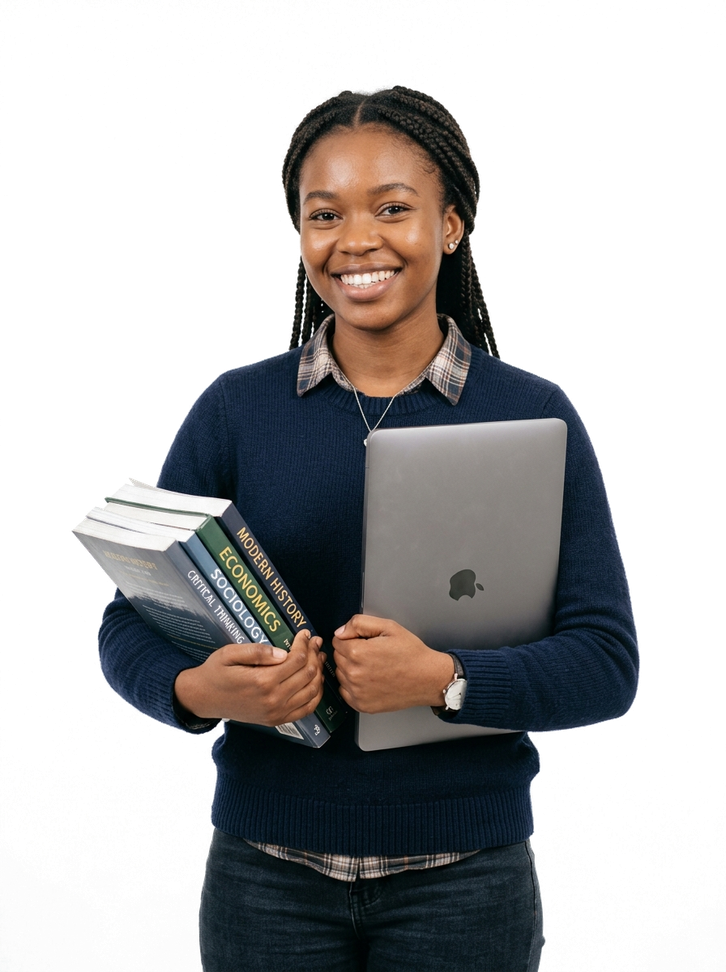
#> input picture automation/assets/students/student_01.png, 726 x 972 px, shrunk from 896 x 1200 before the run
$ python process_cutout.py students/student_01.png students/student_02.png
#> lines starting #> are read from the running program, lines starting #| are printed output that depends on the picture
import sys
from PIL import Image, ImageFilter
import numpy as np

def extract_cutout(input_path, output_path):
#> called with input_path = 'students/student_01.png', output_path = 'students/student_02.png'
    img = Image.open(input_path).convert('RGB')
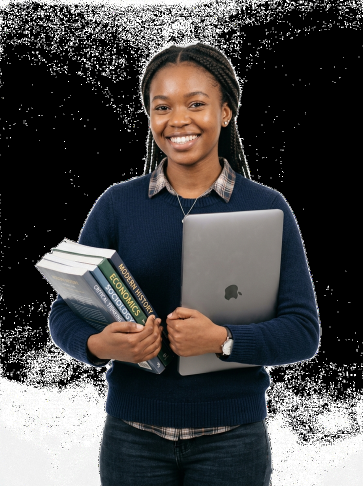
#> img: PIL image 726x972 RGB (shown at 1/2 size); mean R, G, B 71.8, 70.7, 70.7
    arr = np.array(img, dtype=np.float32)

    # Distance from white (255, 255, 255)
    diff = np.sqrt(np.sum((255.0 - arr) ** 2, axis=-1))
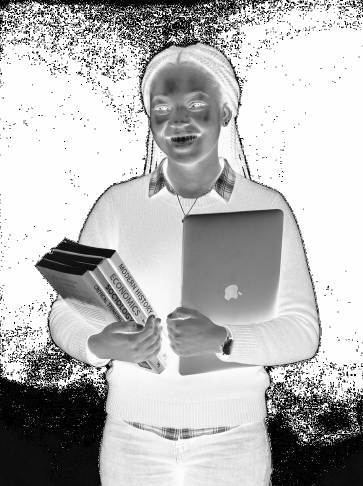
#> diff: shape (972, 726) float32 (shown at 1/2 size); min 0, max 441.7, mean 319.3; drawn with min black and max white

    # Smooth alpha feathering
    alpha = np.clip((diff - 16.0) / 22.0 * 255.0, 0, 255).astype(np.uint8)
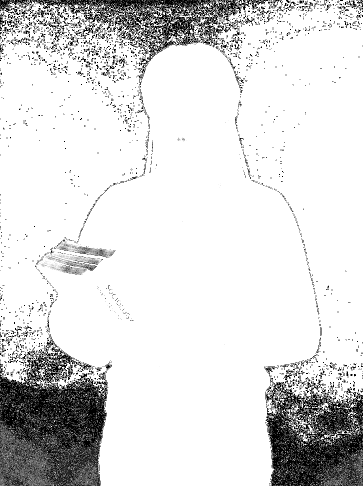
#> alpha: shape (972, 726) (shown at 1/2 size); min 0, max 255, mean 219.4
    alpha_img = Image.fromarray(alpha, mode='L')
    alpha_img = alpha_img.filter(ImageFilter.MedianFilter(size=3))
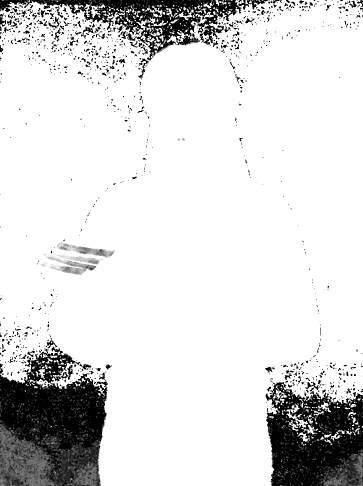
#> alpha_img: PIL image 726x972 L (shown at 1/2 size); min 0, max 255, mean 219.7

    rgba = img.convert('RGBA')
    rgba.putalpha(alpha_img)
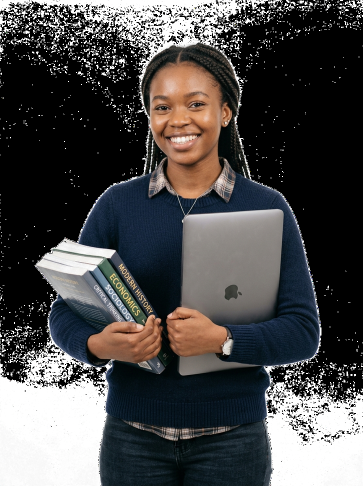
#> rgba: PIL image 726x972 RGBA (shown at 1/2 size); mean R, G, B, A 71.8, 70.7, 70.7, 219.7; transparent parts drawn white

    alpha_arr = np.array(alpha_img)
    ys, xs = np.where(alpha_arr > 30)
    cropped = rgba.crop((xs.min(), ys.min(), xs.max(), ys.max()))
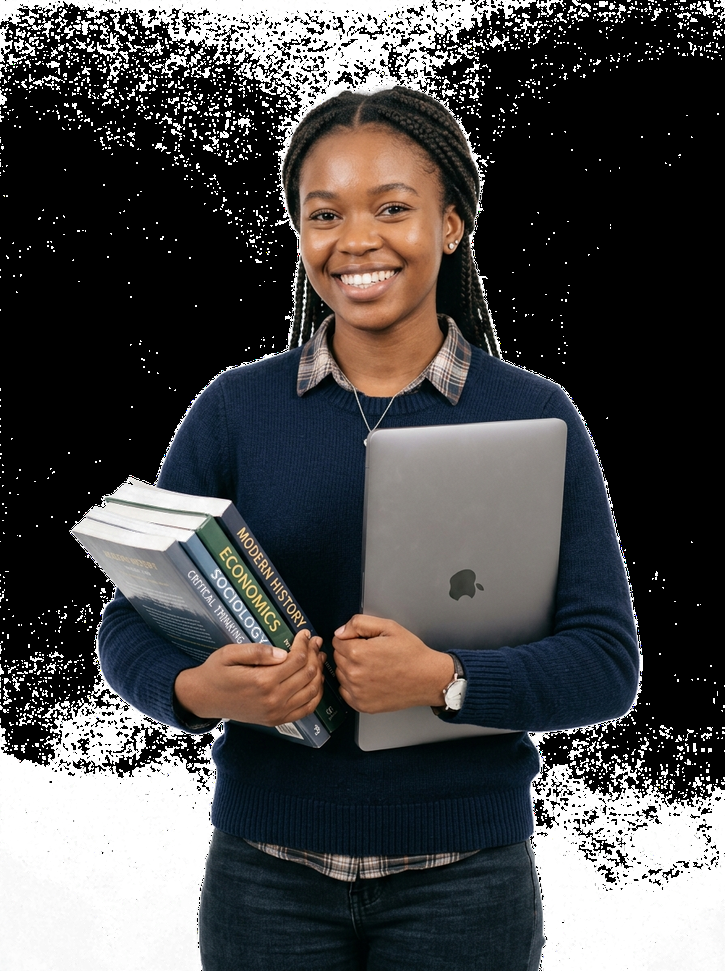
#> cropped: PIL image 725x971 RGBA; mean R, G, B, A 71.7, 70.7, 70.7, 219.8; transparent parts drawn white

    cropped.save(output_path, 'PNG')
    print(f"Processed: {output_path} (Size: {cropped.size})")
#| Processed: students/student_02.png (Size: (725, 971))

if __name__ == "__main__":
    if len(sys.argv) > 2:
        extract_cutout(sys.argv[1], sys.argv[2])

$ run again, on automation/assets/students/student_03.png
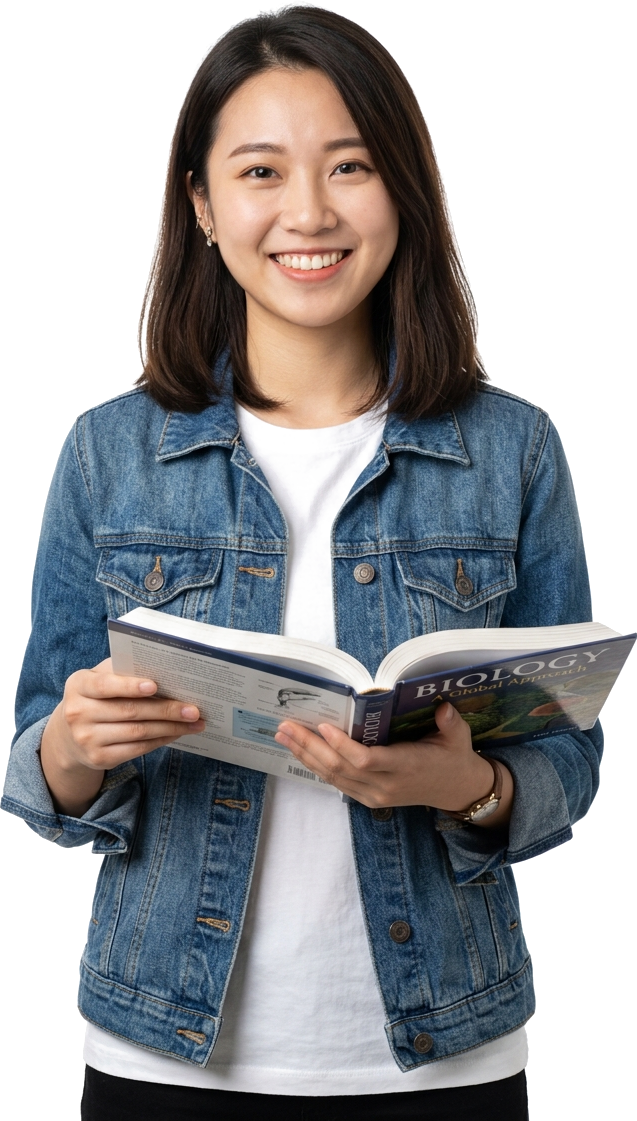
#> input picture automation/assets/students/student_03.png, 637 x 1121 px
#> in extract_cutout, `alpha = np.clip((diff - 16.0) / 22.0 * 255.0, 0, 255).astype(np.uint8)`:
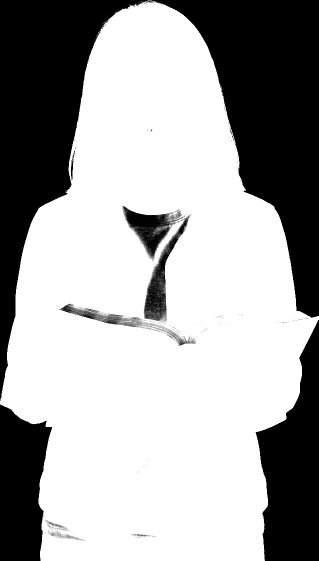
#> alpha: shape (1121, 637) (shown at 1/2 size); min 0, max 255, mean 166.4
#> in extract_cutout, `cropped = rgba.crop((xs.min(), ys.min(), xs.max(), ys.max()))`:
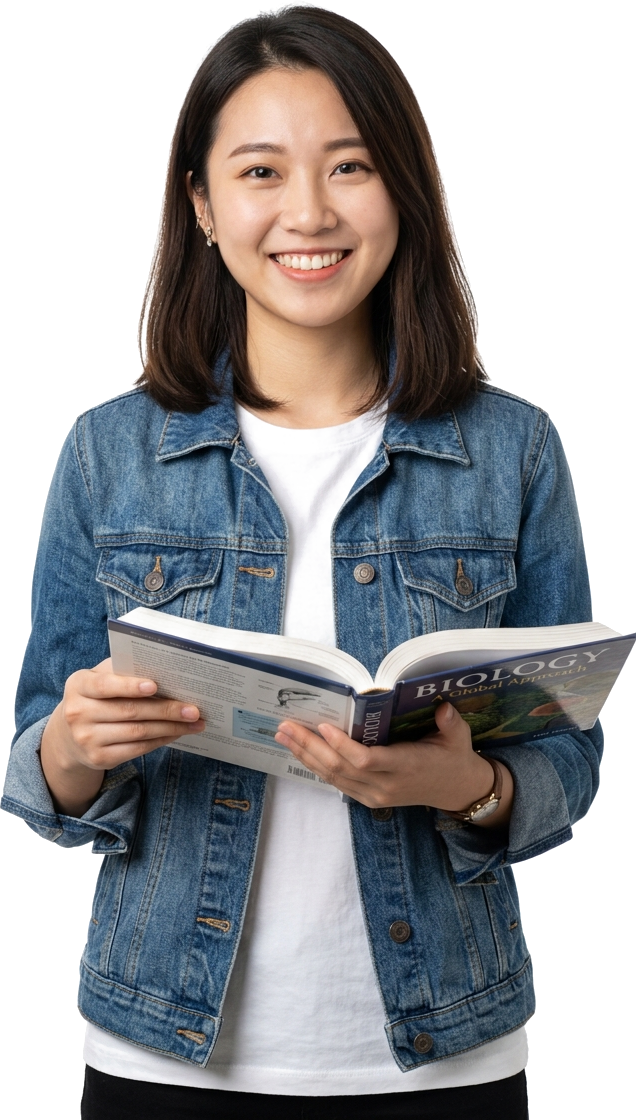
#> cropped: PIL image 636x1120 RGBA; mean R, G, B, A 155.5, 156, 158.7, 166.7; transparent parts drawn white
#| Processed: students/student_03.png (Size: (636, 1120))

$ run again, on automation/assets/students/student_04.png
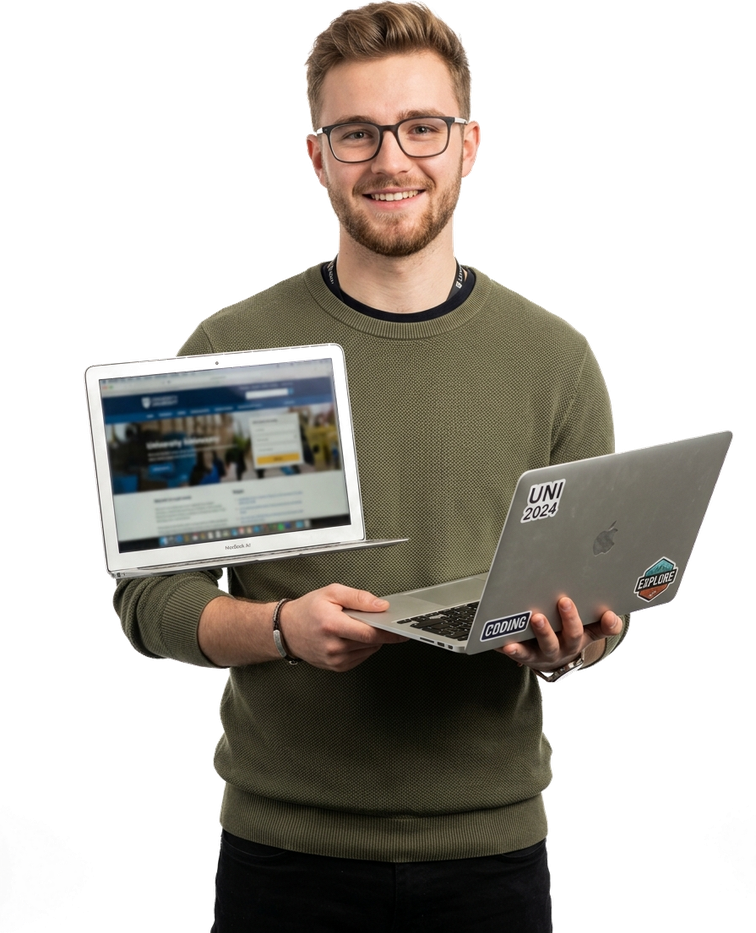
#> input picture automation/assets/students/student_04.png, 756 x 933 px, shrunk from 895 x 1105 before the run
#> in extract_cutout, `alpha_img = alpha_img.filter(ImageFilter.MedianFilter(size=3))`:
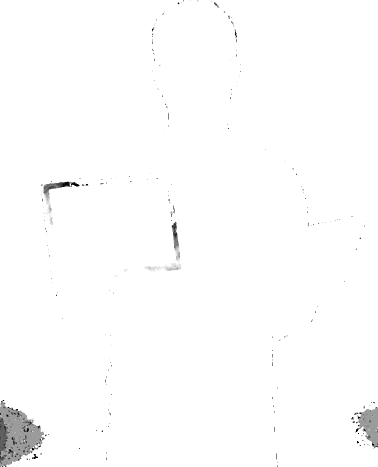
#> alpha_img: PIL image 756x933 L (shown at 1/2 size); min 0, max 255, mean 252.8
#> in extract_cutout, `cropped = rgba.crop((xs.min(), ys.min(), xs.max(), ys.max()))`:
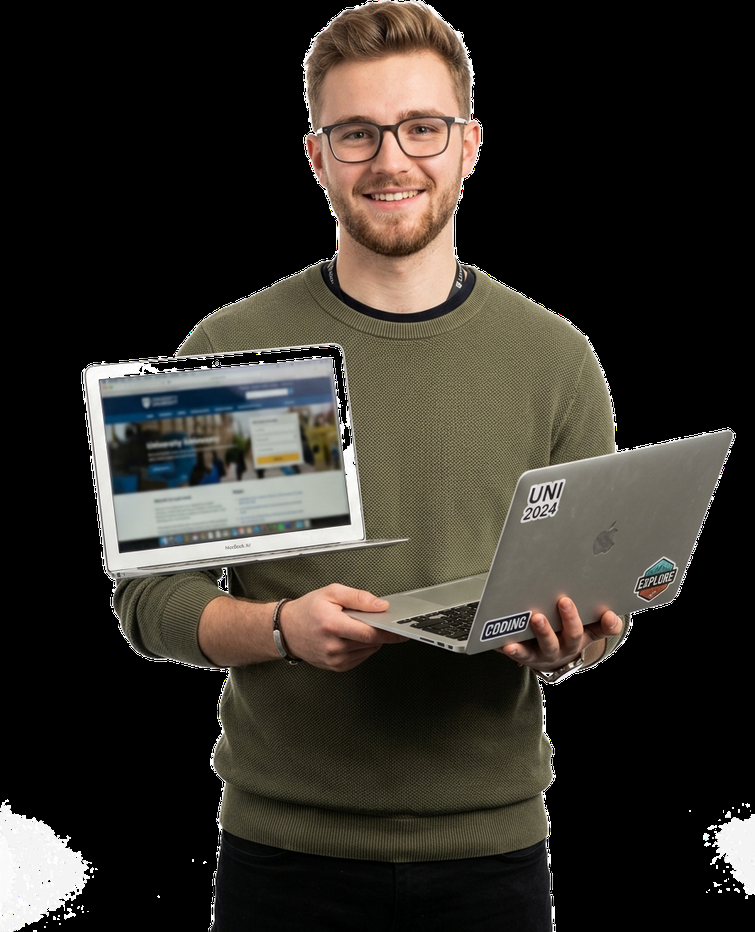
#> cropped: PIL image 755x932 RGBA; mean R, G, B, A 51.7, 47.6, 41.3, 252.8; transparent parts drawn white
#| Processed: students/student_04.png (Size: (755, 932))
